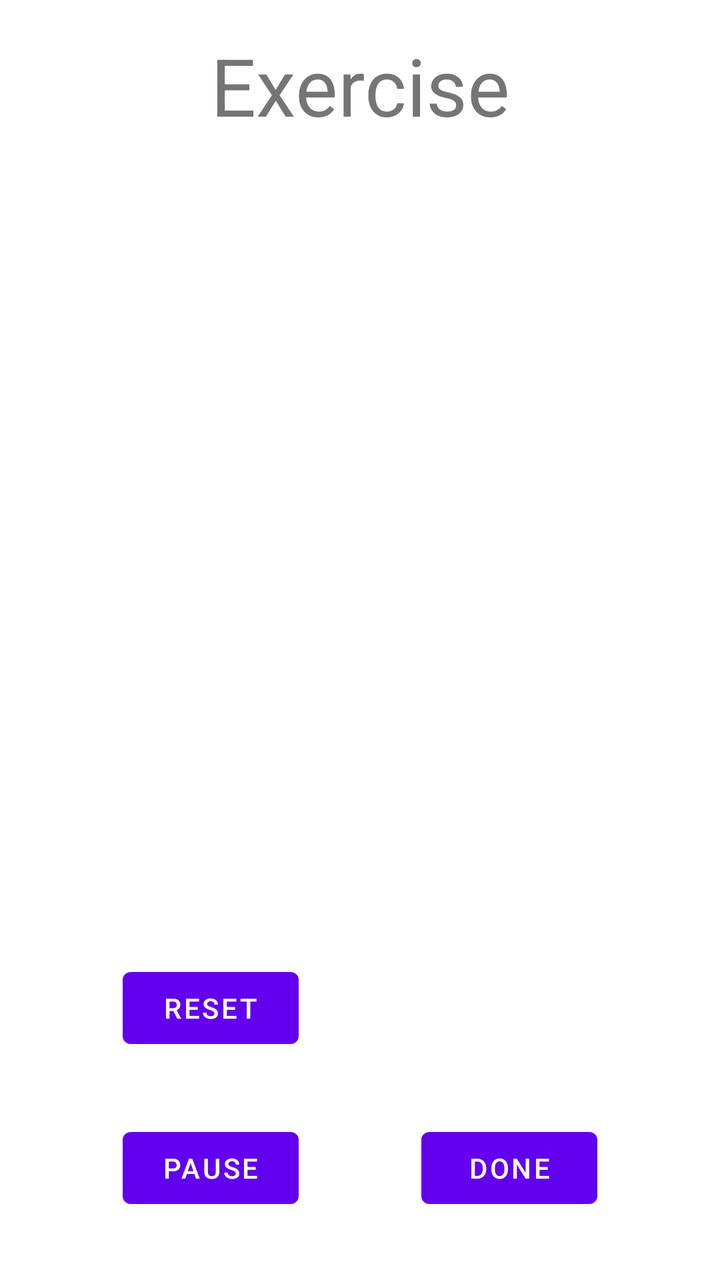
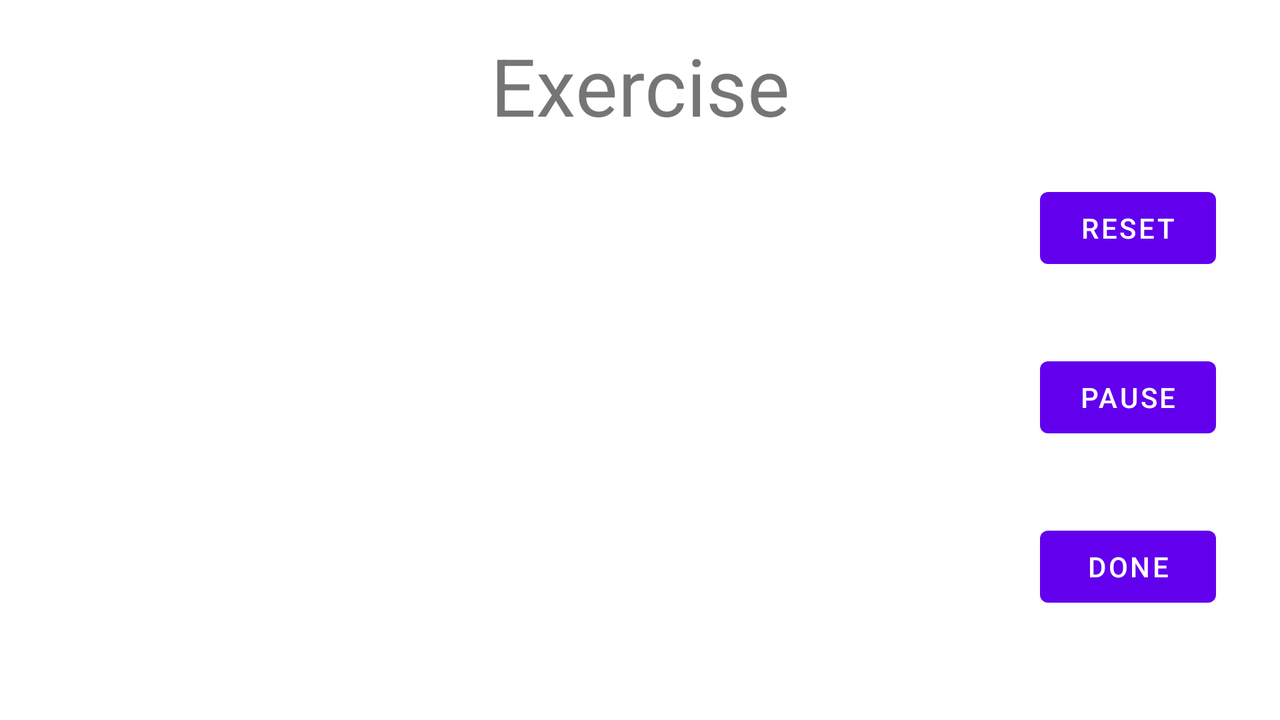

Compare how this app lays out the same screen by default and in its alternative resource folder. The renders come first, then the two layout files and the values they reference.
<!-- AndroidManifest.xml: application theme Theme.WorkoutAppGroupProject -->
<!-- res/layout/fragment_exercise.xml -->
<?xml version="1.0" encoding="utf-8"?>
<androidx.constraintlayout.widget.ConstraintLayout xmlns:android="http://schemas.android.com/apk/res/android"
    xmlns:app="http://schemas.android.com/apk/res-auto"
    xmlns:tools="http://schemas.android.com/tools"
    android:id="@+id/mainView"
    android:layout_width="match_parent"
    android:layout_height="match_parent"
    tools:context=".fragment.ExerciseFragment">

    <TextView
        android:id="@+id/txtName"
        android:layout_width="match_parent"
        android:layout_height="wrap_content"
        android:layout_marginStart="@dimen/common_margin2"
        android:layout_marginTop="@dimen/common_margin2"
        android:layout_marginEnd="@dimen/common_margin2"
        android:gravity="center"
        android:text="@string/exercise"
        android:textSize="@dimen/common_txt_40sp"
        app:layout_constraintEnd_toEndOf="parent"
        app:layout_constraintHorizontal_bias="0.500"
        app:layout_constraintStart_toStartOf="parent"
        app:layout_constraintTop_toTopOf="parent" />

    <TextView
        android:id="@+id/txtQuantity"
        android:layout_width="wrap_content"
        android:layout_height="wrap_content"
        android:layout_marginStart="@dimen/common_margin2"
        android:layout_marginTop="@dimen/common_margin2"
        android:layout_marginEnd="@dimen/common_margin2"
        android:gravity="center"
        android:textSize="@dimen/common_txt_50sp"
        android:scrollbars="none"
        app:layout_constraintEnd_toEndOf="parent"
        app:layout_constraintHorizontal_bias="0.5"
        app:layout_constraintStart_toStartOf="parent"
        app:layout_constraintTop_toBottomOf="@+id/txtName" />

    <TextView
        android:id="@+id/txtTime"
        android:layout_width="wrap_content"
        android:layout_height="wrap_content"
        android:layout_marginStart="@dimen/common_margin2"
        android:layout_marginTop="@dimen/common_margin2"
        android:layout_marginEnd="@dimen/common_margin2"
        android:gravity="center"
        android:textSize="@dimen/common_txt_60sp"
        android:scrollbars="none"
        app:layout_constraintEnd_toEndOf="parent"
        app:layout_constraintStart_toStartOf="parent"
        app:layout_constraintTop_toBottomOf="@+id/txtQuantity" />

    <Button
        android:id="@+id/btnDone"
        android:layout_width="wrap_content"
        android:layout_height="wrap_content"
        android:layout_marginBottom="@dimen/common_margin"
        android:text="@string/done"
        app:layout_constraintBottom_toBottomOf="parent"
        app:layout_constraintEnd_toEndOf="parent"
        app:layout_constraintStart_toEndOf="@+id/btnPauseTime" />

    <Button
        android:id="@+id/btnPauseTime"
        android:layout_width="wrap_content"
        android:layout_height="wrap_content"
        android:text="@string/pause"
        app:layout_constraintBottom_toBottomOf="@+id/btnDone"
        app:layout_constraintEnd_toStartOf="@+id/btnDone"
        app:layout_constraintStart_toStartOf="parent"
        app:layout_constraintTop_toTopOf="@+id/btnDone" />

    <Button
        android:id="@+id/btnResetTime"
        android:layout_width="wrap_content"
        android:layout_height="wrap_content"
        android:layout_marginBottom="@dimen/common_margin"
        android:text="@string/reset_timer"
        app:layout_constraintBottom_toTopOf="@+id/btnPauseTime"
        app:layout_constraintEnd_toEndOf="@+id/btnPauseTime"
        app:layout_constraintStart_toStartOf="@+id/btnPauseTime" />
</androidx.constraintlayout.widget.ConstraintLayout>
<!-- resources referenced by this layout -->
<resources>
  <dimen name="common_margin">32dp</dimen>
  <dimen name="common_margin2">16dp</dimen>
  <dimen name="common_txt_40sp">40sp</dimen>
  <dimen name="common_txt_50sp">50sp</dimen>
  <dimen name="common_txt_60sp">60sp</dimen>
  <string name="done">Done</string>
  <string name="exercise">Exercise</string>
  <string name="pause">Pause</string>
  <string name="reset_timer">Reset</string>
  <style name="Theme.WorkoutAppGroupProject" parent="Theme.MaterialComponents.DayNight.DarkActionBar">
          
          <item name="colorPrimary">@color/purple_500</item>
          <item name="colorPrimaryVariant">@color/purple_700</item>
          <item name="colorOnPrimary">@color/white</item>
          
          <item name="colorSecondary">@color/teal_200</item>
          <item name="colorSecondaryVariant">@color/teal_700</item>
          <item name="colorOnSecondary">@color/black</item>
          
          <item name="android:statusBarColor">?attr/colorPrimaryVariant</item>
          
      </style>
  <color name="purple_500">#FF6200EE</color>
  <color name="purple_700">#FF3700B3</color>
  <color name="white">#FFFFFFFF</color>
  <color name="teal_200">@color/purple_500</color>
  <color name="teal_700">#FF018786</color>
  <color name="black">#FF000000</color>
</resources>
<!-- res/layout-land/fragment_exercise.xml (the repository's variant of the layout above) -->
<!-- drawn on the phone turned sideways -->
<?xml version="1.0" encoding="utf-8"?>
<androidx.constraintlayout.widget.ConstraintLayout xmlns:android="http://schemas.android.com/apk/res/android"
    xmlns:app="http://schemas.android.com/apk/res-auto"
    xmlns:tools="http://schemas.android.com/tools"
    android:id="@+id/mainView"
    android:layout_width="match_parent"
    android:layout_height="match_parent"
    tools:context=".fragment.ExerciseFragment">

    <TextView
        android:id="@+id/txtName"
        android:layout_width="match_parent"
        android:layout_height="wrap_content"
        android:layout_marginStart="@dimen/common_margin2"
        android:layout_marginTop="@dimen/common_margin2"
        android:layout_marginEnd="@dimen/common_margin2"
        android:gravity="center"
        android:text="@string/exercise"
        android:textSize="@dimen/common_txt_40sp"
        app:layout_constraintEnd_toEndOf="parent"
        app:layout_constraintHorizontal_bias="0.500"
        app:layout_constraintStart_toStartOf="parent"
        app:layout_constraintTop_toTopOf="parent" />

    <TextView
        android:id="@+id/txtQuantity"
        android:layout_width="wrap_content"
        android:layout_height="wrap_content"
        android:layout_marginStart="@dimen/common_margin2"
        android:layout_marginTop="@dimen/common_margin2"
        android:layout_marginEnd="@dimen/common_margin2"
        android:gravity="center"
        android:textSize="@dimen/common_txt_50sp"
        android:scrollbars="none"
        app:layout_constraintEnd_toEndOf="parent"
        app:layout_constraintHorizontal_bias="0.5"
        app:layout_constraintStart_toStartOf="parent"
        app:layout_constraintTop_toBottomOf="@+id/txtName" />

    <TextView
        android:id="@+id/txtTime"
        android:layout_width="wrap_content"
        android:layout_height="wrap_content"
        android:layout_marginStart="@dimen/common_margin2"
        android:layout_marginTop="@dimen/common_margin2"
        android:layout_marginEnd="@dimen/common_margin2"
        android:gravity="center"
        android:scrollbars="none"
        android:textSize="@dimen/common_txt_60sp"
        app:layout_constraintBottom_toBottomOf="parent"
        app:layout_constraintEnd_toEndOf="parent"
        app:layout_constraintStart_toStartOf="parent"
        app:layout_constraintTop_toBottomOf="@+id/txtQuantity" />

    <Button
        android:id="@+id/btnDone"
        android:layout_width="wrap_content"
        android:layout_height="wrap_content"
        android:layout_marginEnd="@dimen/common_margin"
        android:layout_marginBottom="@dimen/common_margin"
        android:text="@string/done"
        app:layout_constraintBottom_toBottomOf="parent"
        app:layout_constraintEnd_toEndOf="parent"
        app:layout_constraintTop_toBottomOf="@+id/btnPauseTime" />

    <Button
        android:id="@+id/btnPauseTime"
        android:layout_width="0dp"
        android:layout_height="wrap_content"
        android:layout_marginBottom="@dimen/common_margin2"
        android:text="@string/pause"
        app:layout_constraintBottom_toTopOf="@+id/btnDone"
        app:layout_constraintEnd_toEndOf="@+id/btnDone"
        app:layout_constraintHorizontal_bias="0.5"
        app:layout_constraintStart_toStartOf="@+id/btnDone"
        app:layout_constraintTop_toBottomOf="@+id/btnResetTime" />

    <Button
        android:id="@+id/btnResetTime"
        android:layout_width="0dp"
        android:layout_height="wrap_content"
        android:layout_marginBottom="@dimen/common_margin2"
        android:text="@string/reset_timer"
        app:layout_constraintBottom_toTopOf="@+id/btnPauseTime"
        app:layout_constraintEnd_toEndOf="@+id/btnDone"
        app:layout_constraintHorizontal_bias="0.5"
        app:layout_constraintStart_toStartOf="@+id/btnDone"
        app:layout_constraintTop_toBottomOf="@+id/txtName" />
</androidx.constraintlayout.widget.ConstraintLayout>
